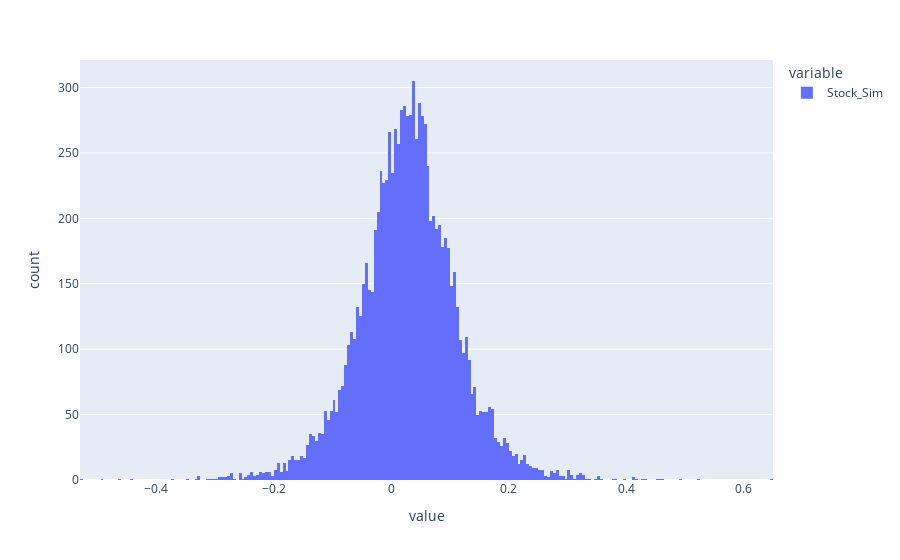

Notebook code for this chart:
### Code cell
pd.Series(t_spl, name = "Stock_Sim").hist(bins = 50)

### Figure 1 — Plotly figure (JSON) as saved in the notebook; plotly's stock layout.template omitted (floating-point values rounded to 4 significant figures; data arrays with more than 128 entries replaced by an {"elided": "..."} marker saying what was removed)
{"data": [{"alignmentgroup": "True", "bingroup": "x", "hovertemplate": "variable=Stock_Sim<br>value=%{x}<br>count=%{y}<extra></extra>", "legendgroup": "Stock_Sim", "marker": {"color": "#636efa", "pattern": {"shape": ""}}, "name": "Stock_Sim", "offsetgroup": "Stock_Sim", "orientation": "v", "showlegend": true, "type": "histogram", "x": {"elided": "10000 float values"}, "xaxis": "x", "yaxis": "y"}], "layout": {"autosize": true, "barmode": "relative", "legend": {"title": {"text": "variable"}, "tracegroupgap": 0}, "margin": {"t": 60}, "xaxis": {"anchor": "y", "autorange": true, "domain": [0, 1], "range": [-0.53, 0.65], "title": {"text": "value"}, "type": "linear"}, "yaxis": {"anchor": "x", "autorange": true, "domain": [0, 1], "range": [0, 321.1], "title": {"text": "count"}}}}
